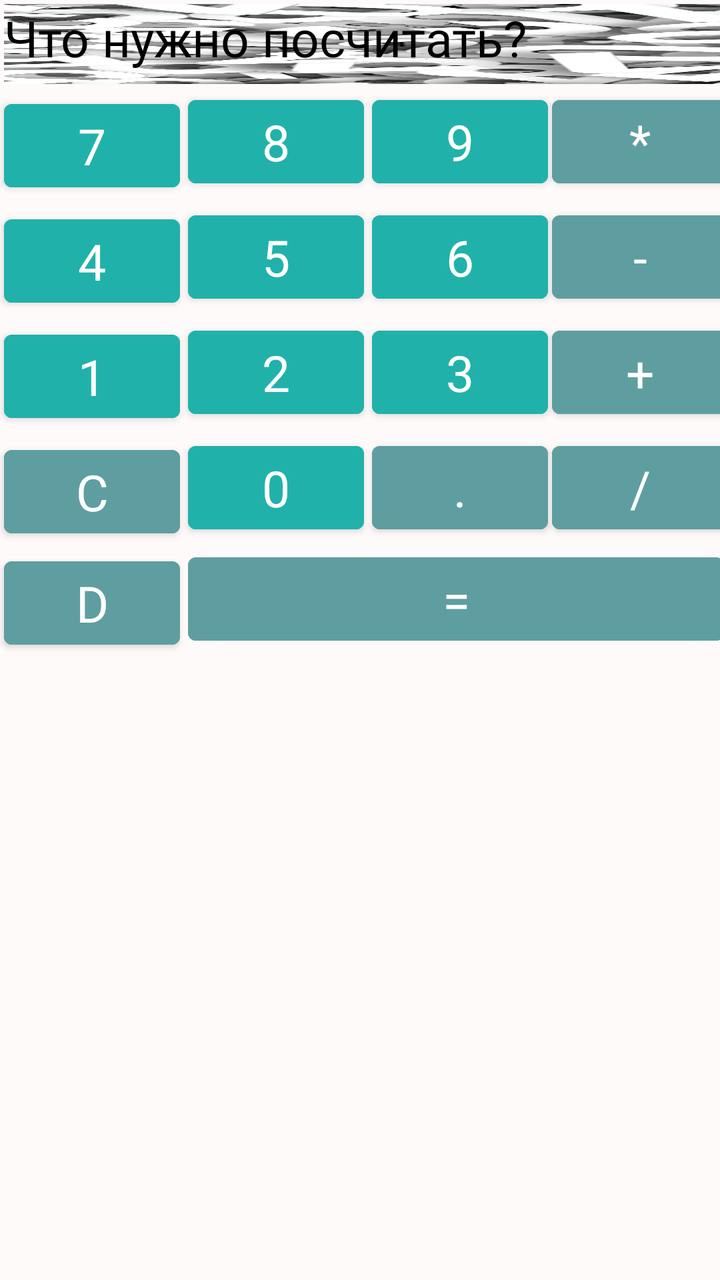
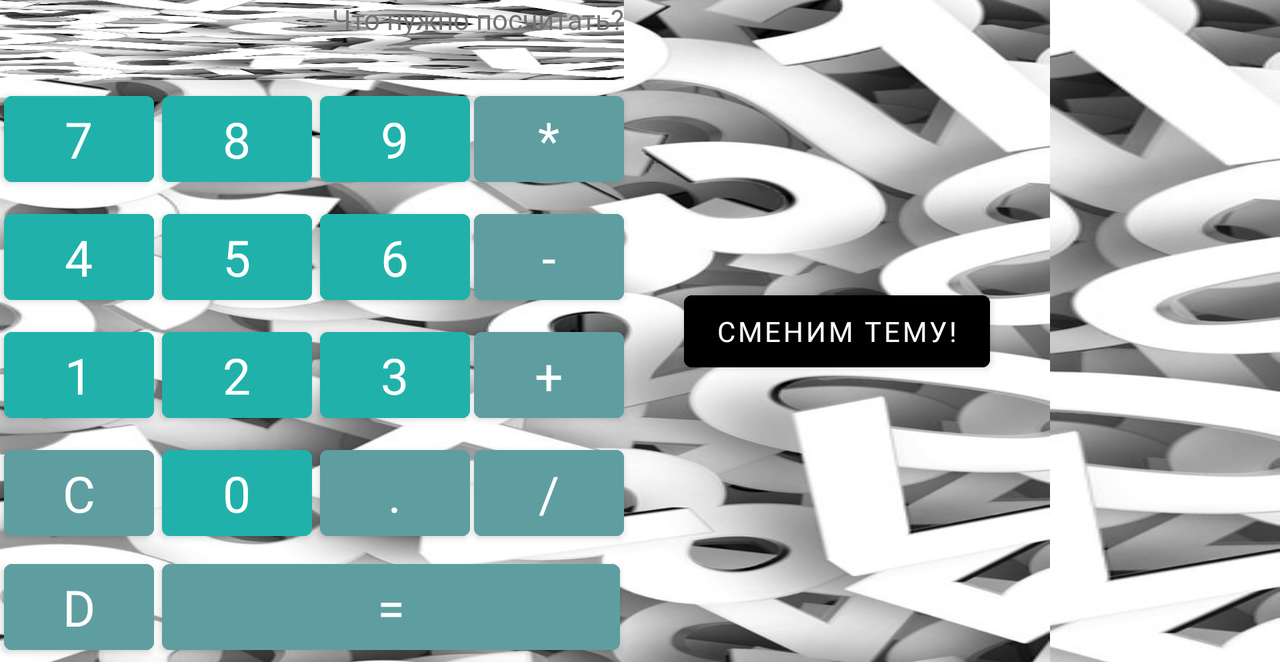

One screen, two layout resources from the same app: the default and the repository's alternative for another configuration. Each is rendered where Android would select it; the XML of both is given below.
<!-- AndroidManifest.xml: application theme Theme.MyCalculatorAlternative -->
<!-- res/layout/constraint_layout.xml -->
<?xml version="1.0" encoding="utf-8"?>
<androidx.constraintlayout.widget.ConstraintLayout xmlns:android="http://schemas.android.com/apk/res/android"
    xmlns:app="http://schemas.android.com/apk/res-auto"
    android:layout_width="match_parent"
    android:layout_height="match_parent"
    android:background="#FFFAFA">

    <TextView
        android:id="@+id/textField"
        android:layout_width="0dp"
        android:layout_height="40dp"
        android:hint="@string/hint"
        android:inputType="number"
        android:textColor="@color/black"
        android:textColorHint="#000000"
        android:layout_margin="@dimen/button_margin"
        android:textSize="@dimen/button_text_size"
        app:layout_constraintBottom_toTopOf="@id/button_7"
        app:layout_constraintStart_toStartOf="parent"
        app:layout_constraintTop_toTopOf="parent"
        app:layout_constraintEnd_toEndOf="@id/button_multiplication"/>

    <Button
        android:id="@+id/button_7"
        android:layout_width="wrap_content"
        android:layout_height="wrap_content"
        android:layout_margin="@dimen/button_margin"
        android:backgroundTint="@color/main_buttons"
        android:text="@string/button7"
        android:textSize="@dimen/button_text_size"
        app:layout_constraintBottom_toTopOf="@id/button_4"
        app:layout_constraintEnd_toStartOf="@id/button_8"
        app:layout_constraintStart_toStartOf="parent"
        app:layout_constraintTop_toBottomOf="@id/textField" />

    <Button
        android:id="@+id/button_8"
        android:layout_width="wrap_content"
        android:layout_height="wrap_content"
        android:layout_margin="@dimen/button_margin"
        android:backgroundTint="@color/main_buttons"
        android:text="@string/button8"
        android:textSize="@dimen/button_text_size"
        app:layout_constraintBottom_toTopOf="@id/button_5"
        app:layout_constraintEnd_toStartOf="@id/button_9"
        app:layout_constraintStart_toEndOf="@+id/button_7"
        app:layout_constraintTop_toBottomOf="@id/textField" />

    <Button
        android:id="@+id/button_9"
        android:layout_width="wrap_content"
        android:layout_height="wrap_content"
        android:layout_margin="@dimen/button_margin"
        android:backgroundTint="@color/main_buttons"
        android:text="@string/button9"
        android:textSize="@dimen/button_text_size"
        app:layout_constraintBottom_toTopOf="@id/button_6"
        app:layout_constraintEnd_toStartOf="@id/button_multiplication"
        app:layout_constraintStart_toEndOf="@+id/button_8"
        app:layout_constraintTop_toBottomOf="@id/textField" />

    <Button
        android:id="@+id/button_multiplication"
        android:layout_width="wrap_content"
        android:layout_height="wrap_content"
        android:layout_margin="@dimen/button_margin"
        android:backgroundTint="@color/special_buttons"
        android:text="@string/button_mult"
        android:textSize="@dimen/button_text_size"
        app:layout_constraintBottom_toTopOf="@id/button_minus"
        app:layout_constraintStart_toEndOf="@+id/button_9"
        app:layout_constraintTop_toBottomOf="@id/textField" />

    <Button
        android:id="@+id/button_4"
        android:layout_width="wrap_content"
        android:layout_height="wrap_content"
        android:layout_margin="@dimen/button_margin"
        android:backgroundTint="@color/main_buttons"
        android:text="@string/button4"
        android:textSize="@dimen/button_text_size"
        app:layout_constraintBottom_toTopOf="@id/button_1"
        app:layout_constraintEnd_toStartOf="@id/button_5"
        app:layout_constraintStart_toStartOf="parent"
        app:layout_constraintTop_toBottomOf="@id/button_7" />

    <Button
        android:id="@+id/button_5"
        android:layout_width="wrap_content"
        android:layout_height="wrap_content"
        android:layout_margin="@dimen/button_margin"
        android:backgroundTint="@color/main_buttons"
        android:text="@string/button5"
        android:textSize="@dimen/button_text_size"
        app:layout_constraintBottom_toTopOf="@id/button_2"
        app:layout_constraintEnd_toStartOf="@id/button_6"
        app:layout_constraintStart_toEndOf="@+id/button_4"
        app:layout_constraintTop_toBottomOf="@id/button_8" />

    <Button
        android:id="@+id/button_6"
        android:layout_width="wrap_content"
        android:layout_height="wrap_content"
        android:layout_margin="@dimen/button_margin"
        android:backgroundTint="@color/main_buttons"
        android:text="@string/button6"
        android:textSize="@dimen/button_text_size"
        app:layout_constraintBottom_toTopOf="@id/button_3"
        app:layout_constraintEnd_toStartOf="@id/button_minus"
        app:layout_constraintStart_toEndOf="@+id/button_5"
        app:layout_constraintTop_toBottomOf="@id/button_9" />

    <Button
        android:id="@+id/button_minus"
        android:layout_width="wrap_content"
        android:layout_height="wrap_content"
        android:layout_margin="@dimen/button_margin"
        android:backgroundTint="@color/special_buttons"
        android:text="@string/button_minus"
        android:textSize="@dimen/button_text_size"
        app:layout_constraintBottom_toTopOf="@id/button_plus"
        app:layout_constraintStart_toEndOf="@+id/button_6"
        app:layout_constraintTop_toBottomOf="@id/button_multiplication" />

    <Button
        android:id="@+id/button_1"
        android:layout_width="wrap_content"
        android:layout_height="wrap_content"
        android:layout_margin="@dimen/button_margin"
        android:backgroundTint="@color/main_buttons"
        android:text="@string/button1"
        android:textSize="@dimen/button_text_size"
        app:layout_constraintBottom_toTopOf="@id/button_C"
        app:layout_constraintEnd_toStartOf="@id/button_2"
        app:layout_constraintStart_toStartOf="parent"
        app:layout_constraintTop_toBottomOf="@id/button_4" />

    <Button
        android:id="@+id/button_2"
        android:layout_width="wrap_content"
        android:layout_height="wrap_content"
        android:layout_margin="@dimen/button_margin"
        android:backgroundTint="@color/main_buttons"
        android:text="@string/button2"
        android:textSize="@dimen/button_text_size"
        app:layout_constraintBottom_toTopOf="@id/button_0"
        app:layout_constraintEnd_toStartOf="@id/button_3"
        app:layout_constraintStart_toEndOf="@+id/button_1"
        app:layout_constraintTop_toBottomOf="@id/button_5" />

    <Button
        android:id="@+id/button_3"
        android:layout_width="wrap_content"
        android:layout_height="wrap_content"
        android:layout_margin="@dimen/button_margin"
        android:backgroundTint="@color/main_buttons"
        android:text="@string/button3"
        android:textSize="@dimen/button_text_size"
        app:layout_constraintBottom_toTopOf="@id/button_dot"
        app:layout_constraintEnd_toStartOf="@id/button_plus"
        app:layout_constraintStart_toEndOf="@+id/button_2"
        app:layout_constraintTop_toBottomOf="@id/button_6" />

    <Button
        android:id="@+id/button_plus"
        android:layout_width="wrap_content"
        android:layout_height="wrap_content"
        android:layout_margin="@dimen/button_margin"
        android:backgroundTint="@color/special_buttons"
        android:text="@string/button_plus"
        android:textSize="@dimen/button_text_size"
        app:layout_constraintTop_toBottomOf="@id/button_minus"
        app:layout_constraintStart_toEndOf="@+id/button_3"
        app:layout_constraintBottom_toTopOf="@id/button_division"/>

    <Button
        android:id="@+id/button_C"
        android:layout_width="wrap_content"
        android:layout_height="wrap_content"
        android:layout_margin="@dimen/button_margin"
        android:backgroundTint="@color/special_buttons"
        android:text="@string/button_cancel"
        android:textSize="@dimen/button_text_size"
        app:layout_constraintTop_toBottomOf="@id/button_1"
        app:layout_constraintStart_toStartOf="parent"
        app:layout_constraintEnd_toStartOf="@id/button_0"
        app:layout_constraintBottom_toTopOf="@id/button_delete"/>

    <Button
        android:id="@+id/button_0"
        android:layout_width="wrap_content"
        android:layout_height="wrap_content"
        android:layout_margin="@dimen/button_margin"
        android:backgroundTint="@color/main_buttons"
        android:text="@string/button0"
        android:textSize="@dimen/button_text_size"
        app:layout_constraintTop_toBottomOf="@id/button_2"
        app:layout_constraintStart_toEndOf="@+id/button_C"
        app:layout_constraintEnd_toStartOf="@id/button_dot"
        app:layout_constraintBottom_toTopOf="@id/button_eqls"/>

    <Button
        android:id="@+id/button_dot"
        android:layout_width="wrap_content"
        android:layout_height="wrap_content"
        android:layout_margin="@dimen/button_margin"
        android:backgroundTint="@color/special_buttons"
        android:text="@string/button_dot"
        android:textSize="@dimen/button_text_size"
        app:layout_constraintTop_toBottomOf="@id/button_3"
        app:layout_constraintStart_toEndOf="@+id/button_0"
        app:layout_constraintEnd_toStartOf="@id/button_division"
        app:layout_constraintBottom_toTopOf="@id/button_eqls"/>

    <Button
        android:id="@+id/button_division"
        android:layout_width="wrap_content"
        android:layout_height="wrap_content"
        android:layout_margin="@dimen/button_margin"
        android:backgroundTint="@color/special_buttons"
        android:text="@string/button_div"
        android:textSize="@dimen/button_text_size"
        app:layout_constraintBottom_toTopOf="@id/button_eqls"
        app:layout_constraintStart_toEndOf="@+id/button_dot"
        app:layout_constraintTop_toBottomOf="@id/button_plus" />

    <Button
        android:id="@+id/button_delete"
        android:layout_width="wrap_content"
        android:layout_height="wrap_content"
        android:layout_margin="@dimen/button_margin"
        android:backgroundTint="@color/special_buttons"
        android:text="@string/button_del"
        android:textSize="@dimen/button_text_size"
        app:layout_constraintEnd_toStartOf="@id/button_eqls"
        app:layout_constraintStart_toStartOf="parent"
        app:layout_constraintTop_toBottomOf="@id/button_C" />

    <Button
        android:id="@+id/button_eqls"
        android:layout_width="0dp"
        android:layout_height="wrap_content"
        android:layout_margin="@dimen/button_margin"
        android:backgroundTint="@color/special_buttons"
        android:text="@string/button_eql"
        android:textSize="@dimen/button_text_size"
        app:layout_constraintStart_toEndOf="@+id/button_delete"
        app:layout_constraintTop_toBottomOf="@id/button_0"
        app:layout_constraintEnd_toEndOf="@id/button_division"/>

</androidx.constraintlayout.widget.ConstraintLayout>
<!-- resources referenced by this layout -->
<resources>
  <color name="black">#FF000000</color>
  <color name="main_buttons">#20B2AA</color>
  <color name="special_buttons">#5F9EA0</color>
  <dimen name="button_margin">2dp</dimen>
  <dimen name="button_text_size">25sp</dimen>
  <string name="button0">0</string>
  <string name="button1">1</string>
  <string name="button2">2</string>
  <string name="button3">3</string>
  <string name="button4">4</string>
  <string name="button5">5</string>
  <string name="button6">6</string>
  <string name="button7">7</string>
  <string name="button8">8</string>
  <string name="button9">9</string>
  <string name="button_cancel">C</string>
  <string name="button_del">D</string>
  <string name="button_div">/</string>
  <string name="button_dot">.</string>
  <string name="button_eql">=</string>
  <string name="button_minus">-</string>
  <string name="button_mult">*</string>
  <string name="button_plus">+</string>
  <string name="hint">Что нужно посчитать?</string>
  <style name="Theme.MyCalculatorAlternative" parent="Theme.MaterialComponents.DayNight.DarkActionBar">
          <item name="colorPrimaryDark">@color/main_buttons</item>
          <item name="android:textColor">@color/black</item>
          <item name="fontFamily">@font/raleway_bold</item>
          <item name="android:background">@drawable/back</item>
          <item name="android:textViewStyle">@style/textField</item>
          <item name="android:buttonStyle">@style/buttonsMain</item>
      </style>
  <!-- drawable back: jpg bitmap (drawable, 87813 bytes) -->
  <style name="textField" parent="Widget.MaterialComponents.TextView">
          <item name="android:backgroundTint">@color/light_back</item>
      </style>
  <style name="buttonsMain" parent="Widget.MaterialComponents.Button">
          <item name="android:backgroundTint">@color/main_buttons</item>
          <item name="android:textSize">@dimen/button_text_size</item>
          <item name="android:layout_margin">@dimen/button_margin</item>
          <item name="android:layout_width">@dimen/button_width</item>
          <item name="android:layout_height">@dimen/button_height</item>
      </style>
  <dimen name="button_width">75sp</dimen>
  <dimen name="button_height">55sp</dimen>
</resources>
<!-- res/layout-land/constraint_layout.xml (the repository's variant of the layout above) -->
<!-- drawn on the phone turned sideways -->
<?xml version="1.0" encoding="utf-8"?>
<androidx.constraintlayout.widget.ConstraintLayout xmlns:android="http://schemas.android.com/apk/res/android"
    xmlns:app="http://schemas.android.com/apk/res-auto"
    android:layout_width="wrap_content"
    android:layout_height="wrap_content">

    <TextView
        android:id="@+id/textField"
        android:textAlignment="textEnd"
        android:hint="@string/hint"
        android:layout_width="0dp"
        android:layout_height="40dp"
        android:textColorHint="#737373"
        android:textSize="@dimen/text_size"
        app:layout_constraintBottom_toTopOf="@id/button_7"
        app:layout_constraintEnd_toEndOf="@id/button_multiplication"
        app:layout_constraintStart_toStartOf="parent"
        app:layout_constraintTop_toTopOf="parent"/>

    <com.google.android.material.button.MaterialButton
        android:id="@+id/button_7"
        android:text="@string/button7"
        app:layout_constraintBottom_toTopOf="@id/button_4"
        app:layout_constraintEnd_toStartOf="@id/button_8"
        app:layout_constraintStart_toStartOf="parent"
        app:layout_constraintTop_toBottomOf="@id/textField"
        style="@style/buttonsMain"/>

    <com.google.android.material.button.MaterialButton
        android:id="@+id/button_8"
        android:text="@string/button8"
        app:layout_constraintBottom_toTopOf="@id/button_5"
        app:layout_constraintEnd_toStartOf="@id/button_9"
        app:layout_constraintStart_toEndOf="@+id/button_7"
        app:layout_constraintTop_toBottomOf="@id/textField"
        style="@style/buttonsMain"/>

    <com.google.android.material.button.MaterialButton
        android:id="@+id/button_9"
        android:text="@string/button9"
        app:layout_constraintBottom_toTopOf="@id/button_6"
        app:layout_constraintEnd_toStartOf="@id/button_multiplication"
        app:layout_constraintStart_toEndOf="@+id/button_8"
        app:layout_constraintTop_toBottomOf="@id/textField"
        style="@style/buttonsMain"/>

    <com.google.android.material.button.MaterialButton
        android:id="@+id/button_multiplication"
        android:text="@string/button_mult"
        app:layout_constraintBottom_toTopOf="@id/button_minus"
        app:layout_constraintStart_toEndOf="@+id/button_9"
        app:layout_constraintTop_toBottomOf="@id/textField"
        style="@style/buttonsSpecial"/>

    <com.google.android.material.button.MaterialButton
        android:id="@+id/button_4"
        android:text="@string/button4"
        app:layout_constraintBottom_toTopOf="@id/button_1"
        app:layout_constraintEnd_toStartOf="@id/button_5"
        app:layout_constraintStart_toStartOf="parent"
        app:layout_constraintTop_toBottomOf="@id/button_7"
        style="@style/buttonsMain"/>

    <com.google.android.material.button.MaterialButton
        android:id="@+id/button_5"
        android:text="@string/button5"
        app:layout_constraintBottom_toTopOf="@id/button_2"
        app:layout_constraintEnd_toStartOf="@id/button_6"
        app:layout_constraintStart_toEndOf="@+id/button_4"
        app:layout_constraintTop_toBottomOf="@id/button_8"
        style="@style/buttonsMain"/>

    <com.google.android.material.button.MaterialButton
        android:id="@+id/button_6"
        android:text="@string/button6"
        app:layout_constraintBottom_toTopOf="@id/button_3"
        app:layout_constraintEnd_toStartOf="@id/button_minus"
        app:layout_constraintStart_toEndOf="@+id/button_5"
        app:layout_constraintTop_toBottomOf="@id/button_9"
        style="@style/buttonsMain"/>

    <com.google.android.material.button.MaterialButton
        android:id="@+id/button_minus"
        android:text="@string/button_minus"
        app:layout_constraintBottom_toTopOf="@id/button_plus"
        app:layout_constraintStart_toEndOf="@+id/button_6"
        app:layout_constraintTop_toBottomOf="@id/button_multiplication"
        style="@style/buttonsSpecial"/>

    <com.google.android.material.button.MaterialButton
        android:id="@+id/button_1"
        android:text="@string/button1"
        app:layout_constraintBottom_toTopOf="@id/button_C"
        app:layout_constraintEnd_toStartOf="@id/button_2"
        app:layout_constraintStart_toStartOf="parent"
        app:layout_constraintTop_toBottomOf="@id/button_4"
        style="@style/buttonsMain"/>

    <com.google.android.material.button.MaterialButton
        android:id="@+id/button_2"
        android:text="@string/button2"
        app:layout_constraintBottom_toTopOf="@id/button_0"
        app:layout_constraintEnd_toStartOf="@id/button_3"
        app:layout_constraintStart_toEndOf="@+id/button_1"
        app:layout_constraintTop_toBottomOf="@id/button_5"
        style="@style/buttonsMain"/>

    <com.google.android.material.button.MaterialButton
        android:id="@+id/button_3"
        android:text="@string/button3"
        app:layout_constraintBottom_toTopOf="@id/button_dot"
        app:layout_constraintEnd_toStartOf="@id/button_plus"
        app:layout_constraintStart_toEndOf="@+id/button_2"
        app:layout_constraintTop_toBottomOf="@id/button_6"
        style="@style/buttonsMain"/>

    <com.google.android.material.button.MaterialButton
        android:id="@+id/button_plus"
        android:text="@string/button_plus"
        app:layout_constraintTop_toBottomOf="@id/button_minus"
        app:layout_constraintStart_toEndOf="@+id/button_3"
        app:layout_constraintBottom_toTopOf="@id/button_division"
        style="@style/buttonsSpecial"/>

    <com.google.android.material.button.MaterialButton
        android:id="@+id/button_C"
        android:text="@string/button_cancel"
        app:layout_constraintTop_toBottomOf="@id/button_1"
        app:layout_constraintStart_toStartOf="parent"
        app:layout_constraintEnd_toStartOf="@id/button_0"
        app:layout_constraintBottom_toTopOf="@id/button_delete"
        style="@style/buttonsSpecial"/>

    <com.google.android.material.button.MaterialButton
        android:id="@+id/button_0"
        android:text="@string/button0"
        app:layout_constraintTop_toBottomOf="@id/button_2"
        app:layout_constraintStart_toEndOf="@+id/button_C"
        app:layout_constraintEnd_toStartOf="@id/button_dot"
        app:layout_constraintBottom_toTopOf="@id/button_eqls"
        style="@style/buttonsMain"/>

    <com.google.android.material.button.MaterialButton
        android:id="@+id/button_dot"
        android:text="@string/button_dot"
        app:layout_constraintTop_toBottomOf="@id/button_3"
        app:layout_constraintStart_toEndOf="@+id/button_0"
        app:layout_constraintEnd_toStartOf="@id/button_division"
        app:layout_constraintBottom_toTopOf="@id/button_eqls"
        style="@style/buttonsSpecial"/>

    <com.google.android.material.button.MaterialButton
        android:id="@+id/button_division"
        android:text="@string/button_div"
        app:layout_constraintBottom_toTopOf="@id/button_eqls"
        app:layout_constraintStart_toEndOf="@+id/button_dot"
        app:layout_constraintTop_toBottomOf="@id/button_plus"
        style="@style/buttonsSpecial"/>

    <com.google.android.material.button.MaterialButton
        android:id="@+id/button_delete"
        android:text="@string/button_del"
        app:layout_constraintEnd_toStartOf="@id/button_eqls"
        app:layout_constraintStart_toStartOf="parent"
        app:layout_constraintTop_toBottomOf="@id/button_C"
        style="@style/buttonsSpecial"/>

    <com.google.android.material.button.MaterialButton
        android:id="@+id/button_eqls"
        android:layout_width="0dp"
        android:text="@string/button_eql"
        app:layout_constraintStart_toEndOf="@+id/button_delete"
        app:layout_constraintTop_toBottomOf="@id/button_0"
        app:layout_constraintEnd_toEndOf="@id/button_division"
        style="@style/buttonsSpecial"/>

    <com.google.android.material.button.MaterialButton
        android:id="@+id/theme_button"
        style="@style/changeButton"
        android:layout_width="wrap_content"
        android:layout_height="wrap_content"
        android:layout_margin="30dp"
        android:text="@string/theme_button"
        app:layout_constraintBottom_toBottomOf="parent"
        app:layout_constraintEnd_toEndOf="parent"
        app:layout_constraintStart_toEndOf="@id/button_plus"
        app:layout_constraintTop_toTopOf="parent" />

</androidx.constraintlayout.widget.ConstraintLayout>
<!-- resources referenced by the variant -->
<!-- as the phone turned sideways resolves them -->
<resources>
  <string name="button0">0</string>
  <string name="button1">1</string>
  <string name="button2">2</string>
  <string name="button3">3</string>
  <string name="button4">4</string>
  <string name="button5">5</string>
  <string name="button6">6</string>
  <string name="button7">7</string>
  <string name="button8">8</string>
  <string name="button9">9</string>
  <string name="button_cancel">C</string>
  <string name="button_del">D</string>
  <string name="button_div">/</string>
  <string name="button_dot">.</string>
  <string name="button_eql">=</string>
  <string name="button_minus">-</string>
  <string name="button_mult">*</string>
  <string name="button_plus">+</string>
  <string name="hint">Что нужно посчитать?</string>
  <string name="theme_button">Сменим тему!</string>
  <style name="buttonsMain" parent="Widget.MaterialComponents.Button">
          <item name="android:backgroundTint">@color/main_buttons</item>
          <item name="android:textSize">@dimen/button_text_size</item>
          <item name="android:layout_margin">@dimen/button_margin</item>
          <item name="android:layout_width">@dimen/button_width</item>
          <item name="android:layout_height">@dimen/button_height</item>
      </style>
  <style name="buttonsSpecial" parent="Widget.MaterialComponents.Button">
          <item name="android:backgroundTint">@color/special_buttons</item>
          <item name="android:textSize">@dimen/button_text_size</item>
          <item name="android:layout_margin">@dimen/button_margin</item>
          <item name="android:layout_width">@dimen/button_width</item>
          <item name="android:layout_height">@dimen/button_height</item>
      </style>
  <style name="changeButton" parent="Widget.MaterialComponents.Button">
          <item name="android:backgroundTint">@color/main_buttons_dark</item>
          <item name="android:textSize">@dimen/change_button_text_size</item>
          <item name="android:layout_height">@dimen/button_height</item>
      </style>
  <style name="Theme.MyCalculatorAlternative" parent="Theme.MaterialComponents.DayNight.DarkActionBar">
          <item name="colorPrimaryDark">@color/main_buttons</item>
          <item name="android:textColor">@color/black</item>
          <item name="fontFamily">@font/raleway_bold</item>
          <item name="android:background">@drawable/back</item>
          <item name="android:textViewStyle">@style/textField</item>
          <item name="android:buttonStyle">@style/buttonsMain</item>
      </style>
  <color name="main_buttons">#20B2AA</color>
  <dimen name="button_text_size">25sp</dimen>
  <dimen name="button_margin">2dp</dimen>
  <dimen name="button_width">75sp</dimen>
  <dimen name="button_height">55sp</dimen>
  <color name="special_buttons">#5F9EA0</color>
  <color name="black">#FF000000</color>
  <!-- drawable back: jpg bitmap (drawable, 87813 bytes) -->
  <style name="textField" parent="Widget.MaterialComponents.TextView">
          <item name="android:backgroundTint">@color/light_back</item>
      </style>
</resources>
